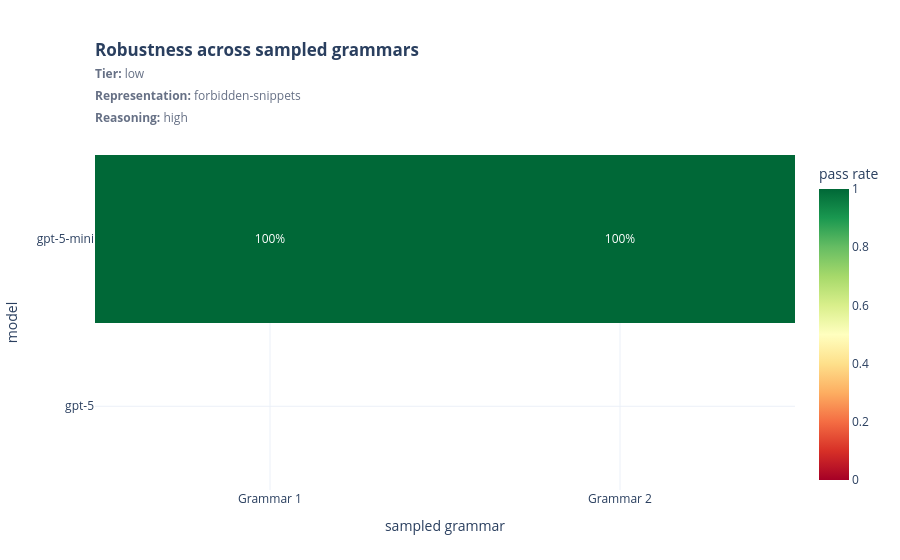
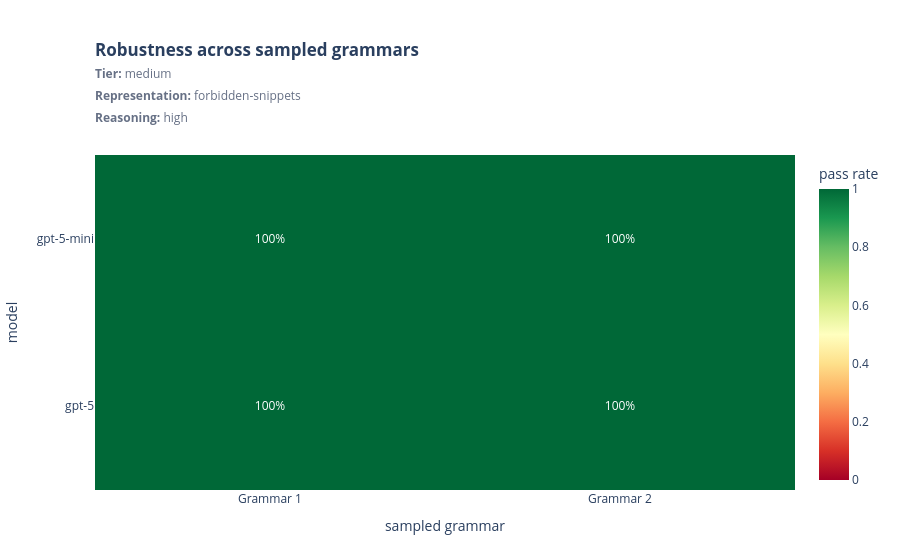
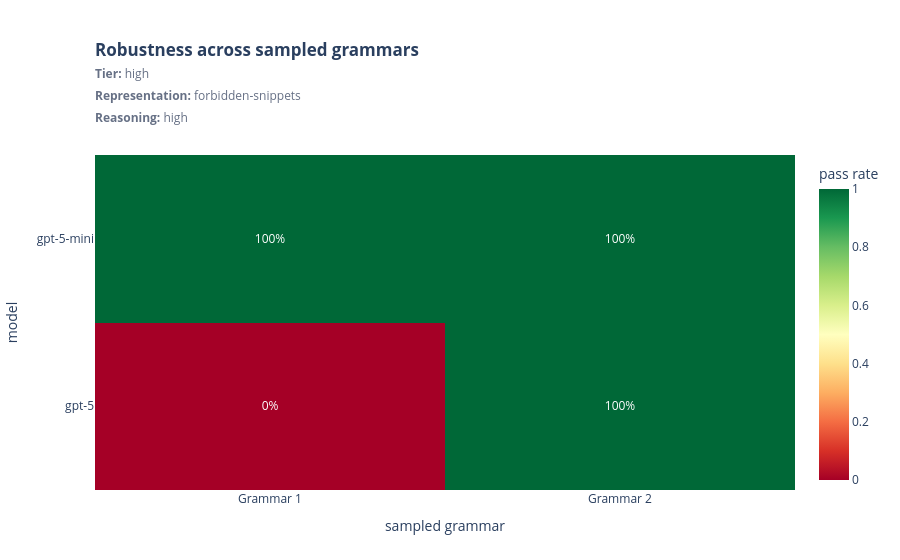
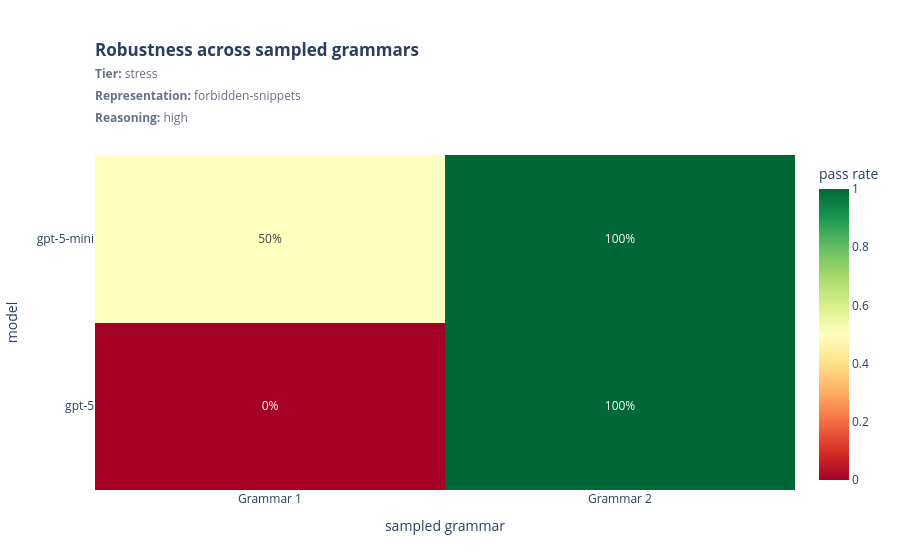

Notebook code cell kept with these figures, in order:
### Markdown cell above
## Success rate across sampled grammars

### Code cell
for figure in plot_grammar_pass_rates(aggregate):
    display(figure)

### Figure 1 — Plotly figure (JSON) as saved in the notebook; plotly's stock layout.template omitted (floating-point values rounded to 4 significant figures)
{"data": [{"colorbar": {"title": {"text": "pass rate"}}, "colorscale": [[0, "rgb(165,0,38)"], [0.1, "rgb(215,48,39)"], [0.2, "rgb(244,109,67)"], [0.3, "rgb(253,174,97)"], [0.4, "rgb(254,224,139)"], [0.5, "rgb(255,255,191)"], [0.6, "rgb(217,239,139)"], [0.7, "rgb(166,217,106)"], [0.8, "rgb(102,189,99)"], [0.9, "rgb(26,152,80)"], [1, "rgb(0,104,55)"]], "customdata": [["r00.g00", "r00.g01"], ["r00.g00", "r00.g01"]], "hovertemplate": "model=%{y}<br>grammar=%{x}<br>sample=%{customdata}<br>pass=%{z:.1%}<extra></extra>", "text": [["", ""], ["100%", "100%"]], "texttemplate": "%{text}", "type": "heatmap", "x": ["Grammar 1", "Grammar 2"], "y": ["gpt-5", "gpt-5-mini"], "z": [[null, null], [1, 1]], "zmax": 1, "zmin": 0}], "layout": {"legend": {"title": {"text": ""}}, "margin": {"b": 70, "l": 70, "r": 30, "t": 155}, "title": {"text": "<b>Robustness across sampled grammars</b><br><span style='font-size:12px;color:#667085'><b>Tier:</b> low<br><b>Representation:</b> forbidden-snippets<br><b>Reasoning:</b> high</span>", "x": 0, "xanchor": "left", "xref": "paper", "y": 0.9, "yanchor": "top"}, "xaxis": {"title": {"text": "sampled grammar"}}, "yaxis": {"title": {"text": "model"}}}}

### Figure 2 — Plotly figure (JSON) as saved in the notebook; plotly's stock layout.template omitted (floating-point values rounded to 4 significant figures)
{"data": [{"colorbar": {"title": {"text": "pass rate"}}, "colorscale": [[0, "rgb(165,0,38)"], [0.1, "rgb(215,48,39)"], [0.2, "rgb(244,109,67)"], [0.3, "rgb(253,174,97)"], [0.4, "rgb(254,224,139)"], [0.5, "rgb(255,255,191)"], [0.6, "rgb(217,239,139)"], [0.7, "rgb(166,217,106)"], [0.8, "rgb(102,189,99)"], [0.9, "rgb(26,152,80)"], [1, "rgb(0,104,55)"]], "customdata": [["r00.g00", "r00.g01"], ["r00.g00", "r00.g01"]], "hovertemplate": "model=%{y}<br>grammar=%{x}<br>sample=%{customdata}<br>pass=%{z:.1%}<extra></extra>", "text": [["100%", "100%"], ["100%", "100%"]], "texttemplate": "%{text}", "type": "heatmap", "x": ["Grammar 1", "Grammar 2"], "y": ["gpt-5", "gpt-5-mini"], "z": [[1, 1], [1, 1]], "zmax": 1, "zmin": 0}], "layout": {"legend": {"title": {"text": ""}}, "margin": {"b": 70, "l": 70, "r": 30, "t": 155}, "title": {"text": "<b>Robustness across sampled grammars</b><br><span style='font-size:12px;color:#667085'><b>Tier:</b> medium<br><b>Representation:</b> forbidden-snippets<br><b>Reasoning:</b> high</span>", "x": 0, "xanchor": "left", "xref": "paper", "y": 0.9, "yanchor": "top"}, "xaxis": {"title": {"text": "sampled grammar"}}, "yaxis": {"title": {"text": "model"}}}}

### Figure 3 — Plotly figure (JSON) as saved in the notebook; plotly's stock layout.template omitted (floating-point values rounded to 4 significant figures)
{"data": [{"colorbar": {"title": {"text": "pass rate"}}, "colorscale": [[0, "rgb(165,0,38)"], [0.1, "rgb(215,48,39)"], [0.2, "rgb(244,109,67)"], [0.3, "rgb(253,174,97)"], [0.4, "rgb(254,224,139)"], [0.5, "rgb(255,255,191)"], [0.6, "rgb(217,239,139)"], [0.7, "rgb(166,217,106)"], [0.8, "rgb(102,189,99)"], [0.9, "rgb(26,152,80)"], [1, "rgb(0,104,55)"]], "customdata": [["r00.g00", "r00.g01"], ["r00.g00", "r00.g01"]], "hovertemplate": "model=%{y}<br>grammar=%{x}<br>sample=%{customdata}<br>pass=%{z:.1%}<extra></extra>", "text": [["0%", "100%"], ["100%", "100%"]], "texttemplate": "%{text}", "type": "heatmap", "x": ["Grammar 1", "Grammar 2"], "y": ["gpt-5", "gpt-5-mini"], "z": [[0, 1], [1, 1]], "zmax": 1, "zmin": 0}], "layout": {"legend": {"title": {"text": ""}}, "margin": {"b": 70, "l": 70, "r": 30, "t": 155}, "title": {"text": "<b>Robustness across sampled grammars</b><br><span style='font-size:12px;color:#667085'><b>Tier:</b> high<br><b>Representation:</b> forbidden-snippets<br><b>Reasoning:</b> high</span>", "x": 0, "xanchor": "left", "xref": "paper", "y": 0.9, "yanchor": "top"}, "xaxis": {"title": {"text": "sampled grammar"}}, "yaxis": {"title": {"text": "model"}}}}

### Figure 4 — Plotly figure (JSON) as saved in the notebook; plotly's stock layout.template omitted (floating-point values rounded to 4 significant figures)
{"data": [{"colorbar": {"title": {"text": "pass rate"}}, "colorscale": [[0, "rgb(165,0,38)"], [0.1, "rgb(215,48,39)"], [0.2, "rgb(244,109,67)"], [0.3, "rgb(253,174,97)"], [0.4, "rgb(254,224,139)"], [0.5, "rgb(255,255,191)"], [0.6, "rgb(217,239,139)"], [0.7, "rgb(166,217,106)"], [0.8, "rgb(102,189,99)"], [0.9, "rgb(26,152,80)"], [1, "rgb(0,104,55)"]], "customdata": [["r00.g00", "r00.g01"], ["r00.g00", "r00.g01"]], "hovertemplate": "model=%{y}<br>grammar=%{x}<br>sample=%{customdata}<br>pass=%{z:.1%}<extra></extra>", "text": [["0%", "100%"], ["50%", "100%"]], "texttemplate": "%{text}", "type": "heatmap", "x": ["Grammar 1", "Grammar 2"], "y": ["gpt-5", "gpt-5-mini"], "z": [[0, 1], [0.5, 1]], "zmax": 1, "zmin": 0}], "layout": {"legend": {"title": {"text": ""}}, "margin": {"b": 70, "l": 70, "r": 30, "t": 155}, "title": {"text": "<b>Robustness across sampled grammars</b><br><span style='font-size:12px;color:#667085'><b>Tier:</b> stress<br><b>Representation:</b> forbidden-snippets<br><b>Reasoning:</b> high</span>", "x": 0, "xanchor": "left", "xref": "paper", "y": 0.9, "yanchor": "top"}, "xaxis": {"title": {"text": "sampled grammar"}}, "yaxis": {"title": {"text": "model"}}}}
